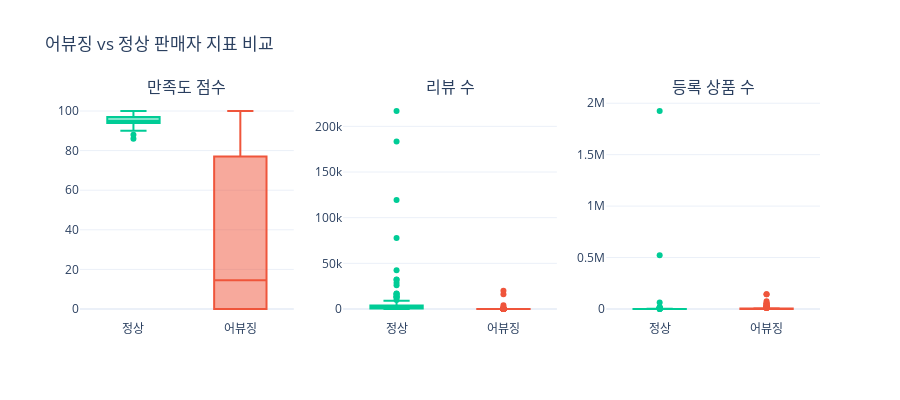

The cell this chart's notebook holds for it:
### Markdown cell above
## 6. 어뷰징 판매자 분석

정상 판매자와 어뷰징 판매자의 특성을 비교 분석합니다.

### Code cell
# 어뷰징 vs 정상 판매자 비교
abusing_sellers = sellers_df[sellers_df['is_abusing_seller']]
normal_sellers = sellers_df[~sellers_df['is_abusing_seller']]

print(f"어뷰징 판매자: {len(abusing_sellers)}개 ({len(abusing_sellers)/len(sellers_df)*100:.1f}%)")
print(f"정상 판매자: {len(normal_sellers)}개 ({len(normal_sellers)/len(sellers_df)*100:.1f}%)")

# 주요 지표 비교
fig = make_subplots(rows=1, cols=3, subplot_titles=('만족도 점수', '리뷰 수', '등록 상품 수'))

for i, (col, title) in enumerate([('satisfaction_score', '만족도'), ('review_count', '리뷰 수'), ('total_product_count', '상품 수')], 1):
    fig.add_trace(go.Box(y=normal_sellers[col], name='정상', marker_color='#00CC96'), row=1, col=i)
    fig.add_trace(go.Box(y=abusing_sellers[col], name='어뷰징', marker_color='#EF553B'), row=1, col=i)

fig.update_layout(height=400, title_text="어뷰징 vs 정상 판매자 지표 비교", showlegend=False, template='plotly_white')
fig.show()

### Figure 1 — Plotly figure (JSON) as saved in the notebook; plotly's stock layout.template omitted (floating-point values rounded to 4 significant figures; data arrays with more than 128 entries replaced by an {"elided": "..."} marker saying what was removed)
{"data": [{"marker": {"color": "#00CC96"}, "name": "정상", "type": "box", "xaxis": "x", "y": {"elided": "149 int values"}, "yaxis": "y"}, {"marker": {"color": "#EF553B"}, "name": "어뷰징", "type": "box", "xaxis": "x", "y": {"elided": "254 int values"}, "yaxis": "y"}, {"marker": {"color": "#00CC96"}, "name": "정상", "type": "box", "xaxis": "x2", "y": {"elided": "149 int values"}, "yaxis": "y2"}, {"marker": {"color": "#EF553B"}, "name": "어뷰징", "type": "box", "xaxis": "x2", "y": {"elided": "254 int values"}, "yaxis": "y2"}, {"marker": {"color": "#00CC96"}, "name": "정상", "type": "box", "xaxis": "x3", "y": {"elided": "149 int values"}, "yaxis": "y3"}, {"marker": {"color": "#EF553B"}, "name": "어뷰징", "type": "box", "xaxis": "x3", "y": {"elided": "254 int values"}, "yaxis": "y3"}], "layout": {"annotations": [{"font": {"size": 16}, "showarrow": false, "text": "만족도 점수", "x": 0.1444, "xanchor": "center", "xref": "paper", "y": 1, "yanchor": "bottom", "yref": "paper"}, {"font": {"size": 16}, "showarrow": false, "text": "리뷰 수", "x": 0.5, "xanchor": "center", "xref": "paper", "y": 1, "yanchor": "bottom", "yref": "paper"}, {"font": {"size": 16}, "showarrow": false, "text": "등록 상품 수", "x": 0.8556, "xanchor": "center", "xref": "paper", "y": 1, "yanchor": "bottom", "yref": "paper"}], "height": 400, "showlegend": false, "title": {"text": "어뷰징 vs 정상 판매자 지표 비교"}, "xaxis": {"anchor": "y", "domain": [0, 0.2889]}, "xaxis2": {"anchor": "y2", "domain": [0.3556, 0.6444]}, "xaxis3": {"anchor": "y3", "domain": [0.7111, 1]}, "yaxis": {"anchor": "x", "domain": [0, 1]}, "yaxis2": {"anchor": "x2", "domain": [0, 1]}, "yaxis3": {"anchor": "x3", "domain": [0, 1]}}}
